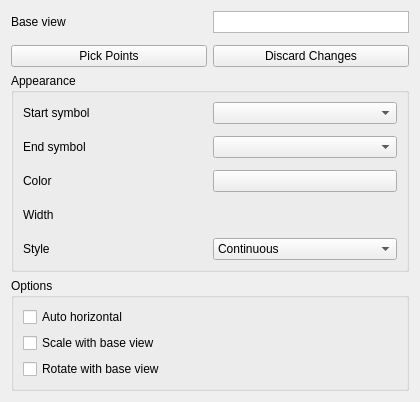
<?xml version="1.0" encoding="UTF-8"?>
<ui version="4.0">
 <class>TechDrawGui::TaskLeaderLine</class>
 <widget class="QWidget" name="TechDrawGui::TaskLeaderLine">
  <property name="geometry">
   <rect>
    <x>0</x>
    <y>0</y>
    <width>420</width>
    <height>298</height>
   </rect>
  </property>
  <property name="sizePolicy">
   <sizepolicy hsizetype="Preferred" vsizetype="Preferred">
    <horstretch>0</horstretch>
    <verstretch>0</verstretch>
   </sizepolicy>
  </property>
  <property name="minimumSize">
   <size>
    <width>0</width>
    <height>0</height>
   </size>
  </property>
  <property name="windowTitle">
   <string>Leader Line</string>
  </property>
  <property name="windowIcon">
   <iconset resource="Resources/TechDraw.qrc">
    <normaloff>:/icons/actions/TechDraw_LeaderLine.svg</normaloff>:/icons/actions/TechDraw_LeaderLine.svg</iconset>
  </property>
  <layout class="QVBoxLayout" name="verticalLayout">
   <item>
    <layout class="QGridLayout" name="gridLayout_3" columnstretch="1,1">
     <property name="verticalSpacing">
      <number>12</number>
     </property>
     <item row="0" column="0">
      <widget class="QLabel" name="label_4">
       <property name="text">
        <string>Base view</string>
       </property>
      </widget>
     </item>
     <item row="0" column="1">
      <widget class="QTextBrowser" name="tbBaseView">
       <property name="enabled">
        <bool>true</bool>
       </property>
       <property name="sizePolicy">
        <sizepolicy hsizetype="Expanding" vsizetype="Minimum">
         <horstretch>0</horstretch>
         <verstretch>0</verstretch>
        </sizepolicy>
       </property>
       <property name="maximumSize">
        <size>
         <width>16777215</width>
         <height>22</height>
        </size>
       </property>
       <property name="mouseTracking">
        <bool>false</bool>
       </property>
       <property name="focusPolicy">
        <enum>Qt::FocusPolicy::NoFocus</enum>
       </property>
       <property name="acceptDrops">
        <bool>false</bool>
       </property>
       <property name="verticalScrollBarPolicy">
        <enum>Qt::ScrollBarPolicy::ScrollBarAlwaysOff</enum>
       </property>
      </widget>
     </item>
     <item row="1" column="0">
      <widget class="QPushButton" name="pbTracker">
       <property name="toolTip">
        <string>First pick the start point of the line,
then at least one more point.
You can pick further points to get line segments.</string>
       </property>
       <property name="text">
        <string>Pick Points</string>
       </property>
      </widget>
     </item>
     <item row="1" column="1">
      <widget class="QPushButton" name="pbCancelEdit">
       <property name="text">
        <string>Discard Changes</string>
       </property>
      </widget>
     </item>
    </layout>
   </item>
   <item>
    <widget class="QGroupBox" name="groupBox">
     <property name="title">
      <string>Appearance</string>
     </property>
     <layout class="QVBoxLayout" name="verticalLayout_2">
      <item>
       <layout class="QGridLayout" name="gridLayout_2">
        <property name="verticalSpacing">
         <number>12</number>
        </property>
        <item row="1" column="0">
         <widget class="QLabel" name="label_3">
          <property name="text">
           <string>End symbol</string>
          </property>
         </widget>
        </item>
        <item row="3" column="1">
         <widget class="Gui::QuantitySpinBox" name="dsbWeight" native="true">
          <property name="enabled">
           <bool>true</bool>
          </property>
          <property name="minimumSize">
           <size>
            <width>0</width>
            <height>22</height>
           </size>
          </property>
          <property name="toolTip">
           <string>Line width</string>
          </property>
          <property name="singleStep" stdset="0">
           <double>0.100000000000000</double>
          </property>
          <property name="value" stdset="0">
           <double>0.500000000000000</double>
          </property>
         </widget>
        </item>
        <item row="4" column="1">
         <widget class="QComboBox" name="cboxStyle">
          <property name="minimumSize">
           <size>
            <width>0</width>
            <height>22</height>
           </size>
          </property>
          <property name="toolTip">
           <string>Line style</string>
          </property>
          <property name="currentIndex">
           <number>1</number>
          </property>
          <item>
           <property name="text">
            <string>No line</string>
           </property>
           <property name="icon">
            <iconset resource="Resources/TechDraw.qrc">
             <normaloff>:/icons/none.svg</normaloff>:/icons/none.svg</iconset>
           </property>
          </item>
          <item>
           <property name="text">
            <string>Continuous</string>
           </property>
           <property name="icon">
            <iconset resource="Resources/TechDraw.qrc">
             <normaloff>:/icons/continuous-line.svg</normaloff>:/icons/continuous-line.svg</iconset>
           </property>
          </item>
          <item>
           <property name="text">
            <string>Dash</string>
           </property>
           <property name="icon">
            <iconset resource="Resources/TechDraw.qrc">
             <normaloff>:/icons/dash-line.svg</normaloff>:/icons/dash-line.svg</iconset>
           </property>
          </item>
          <item>
           <property name="text">
            <string>Dot</string>
           </property>
           <property name="icon">
            <iconset resource="Resources/TechDraw.qrc">
             <normaloff>:/icons/dot-line.svg</normaloff>:/icons/dot-line.svg</iconset>
           </property>
          </item>
          <item>
           <property name="text">
            <string>DashDot</string>
           </property>
           <property name="icon">
            <iconset resource="Resources/TechDraw.qrc">
             <normaloff>:/icons/dashDot-line.svg</normaloff>:/icons/dashDot-line.svg</iconset>
           </property>
          </item>
          <item>
           <property name="text">
            <string>DashDotDot</string>
           </property>
           <property name="icon">
            <iconset resource="Resources/TechDraw.qrc">
             <normaloff>:/icons/dashDotDot-line.svg</normaloff>:/icons/dashDotDot-line.svg</iconset>
           </property>
          </item>
         </widget>
        </item>
        <item row="0" column="0">
         <widget class="QLabel" name="label_2">
          <property name="text">
           <string>Start symbol</string>
          </property>
         </widget>
        </item>
        <item row="2" column="1">
         <widget class="Gui::ColorButton" name="cpLineColor">
          <property name="sizePolicy">
           <sizepolicy hsizetype="Minimum" vsizetype="Fixed">
            <horstretch>0</horstretch>
            <verstretch>22</verstretch>
           </sizepolicy>
          </property>
          <property name="toolTip">
           <string>Line color</string>
          </property>
          <property name="color" stdset="0">
           <color>
            <red>0</red>
            <green>0</green>
            <blue>0</blue>
           </color>
          </property>
         </widget>
        </item>
        <item row="4" column="0">
         <widget class="QLabel" name="label_6">
          <property name="text">
           <string>Style</string>
          </property>
         </widget>
        </item>
        <item row="2" column="0">
         <widget class="QLabel" name="label">
          <property name="text">
           <string>Color</string>
          </property>
         </widget>
        </item>
        <item row="0" column="1">
         <widget class="QComboBox" name="cboxStartSym">
          <property name="minimumSize">
           <size>
            <width>0</width>
            <height>22</height>
           </size>
          </property>
          <property name="currentIndex">
           <number>-1</number>
          </property>
         </widget>
        </item>
        <item row="1" column="1">
         <widget class="QComboBox" name="cboxEndSym">
          <property name="minimumSize">
           <size>
            <width>0</width>
            <height>22</height>
           </size>
          </property>
         </widget>
        </item>
        <item row="3" column="0">
         <widget class="QLabel" name="label_5">
          <property name="text">
           <string>Width</string>
          </property>
         </widget>
        </item>
       </layout>
      </item>
     </layout>
    </widget>
   </item>
   <item>
    <widget class="QGroupBox" name="gbOptions">
     <property name="title">
      <string>Options</string>
     </property>
     <layout class="QVBoxLayout" name="verticalLayout_3">
      <item>
       <widget class="QCheckBox" name="cbAutoHorizontal">
        <property name="toolTip">
         <string>Forces last line segment to be horizontal</string>
        </property>
        <property name="text">
         <string>Auto horizontal</string>
        </property>
       </widget>
      </item>
      <item>
       <widget class="QCheckBox" name="cbScalable">
        <property name="toolTip">
         <string>Scale line with the base view</string>
        </property>
        <property name="text">
         <string>Scale with base view</string>
        </property>
       </widget>
      </item>
      <item>
       <widget class="QCheckBox" name="cbRotatesWithParent">
        <property name="toolTip">
         <string>If checked, the leader rotates around the base view.
If unchecked, only the first segment of the leader changes with the base view rotation.</string>
        </property>
        <property name="text">
         <string>Rotate with base view</string>
        </property>
       </widget>
      </item>
     </layout>
    </widget>
   </item>
   <item>
    <spacer name="verticalSpacer">
     <property name="orientation">
      <enum>Qt::Orientation::Vertical</enum>
     </property>
     <property name="sizeHint" stdset="0">
      <size>
       <width>20</width>
       <height>0</height>
      </size>
     </property>
    </spacer>
   </item>
  </layout>
 </widget>
 <customwidgets>
  <customwidget>
   <class>Gui::QuantitySpinBox</class>
   <extends>QWidget</extends>
   <header>Gui/QuantitySpinBox.h</header>
  </customwidget>
  <customwidget>
   <class>Gui::ColorButton</class>
   <extends>QPushButton</extends>
   <header>Gui/Widgets.h</header>
  </customwidget>
 </customwidgets>
 <resources>
  <include location="Resources/TechDraw.qrc"/>
 </resources>
 <connections/>
</ui>
